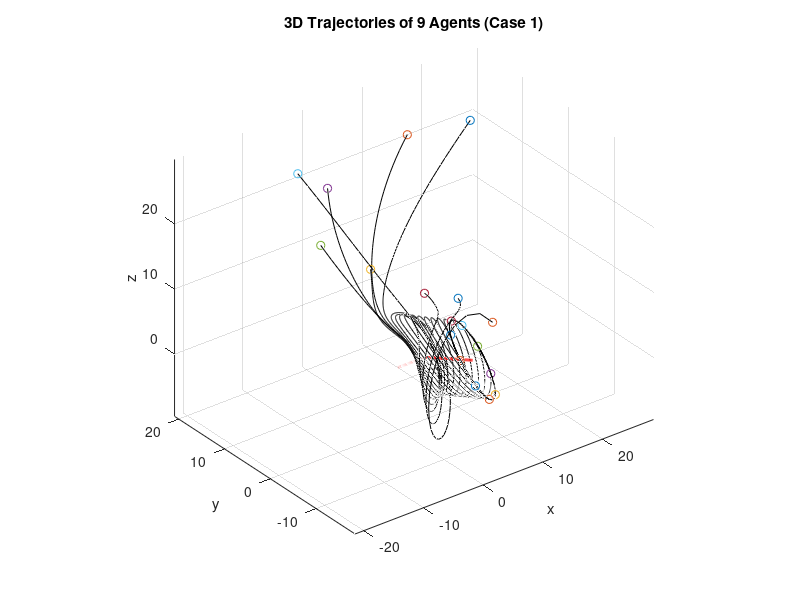

Here is the MATLAB script that generated this plot:
% Cooperative Control for Target Capturing Task
% Case 1 from Kim & Sugie (2007), Automatica 43, pp.1426–1431
% 9 agents pursuing a moving target in 3D using cyclic pursuit strategy.

clear; clc; close all;
% Parameters
n  = 9;                 % number of agents
R  = 5;                 % desired distance to target
k1 = 5; k2 = 5; k3 = 5; % controller gains
ts = 0.01;              % time step
T  = 5;                 % total simulation time
steps = T/ts;

phi_des = 0;
theta_des = 0;

% Initial conditions (Table 1)
theta0 = [0.175 0.698 1.222 1.745 2.269 2.793 3.491 4.189 4.712];
r0     = [30 25 10 20 15 30 25 20 15];
phi0   = [1.484 1.222 1.396 1.047 1.484 1.222 0.698 1.396 0.960];

theta = theta0; 
r     = r0;
phi   = phi0;

% Storage
traj = zeros(n,3,steps);  % agent positions
target = zeros(3,steps);

% Target trajectory (from paper)
% po(t) = [3t,0,0]T for 0<=t<=1.5
%       = [3t, -3(t-1.5), 0]T for 1.5<t<=3
%       = [9,-4.5,0]T for 3<t<=5
target_fun = @(t) [ ...
    (t<=1.5).*3*t + (t>1.5 & t<=3).*3*t + (t>3).*9 ; ...
    (t<=1.5).*0    + (t>1.5 & t<=3).*(-3*(t-1.5)) + (t>3).*(-4.5) ; ...
    zeros(size(t)) ];

% Initialize control laws vars
dtheta = zeros(1,n);
dphi = zeros(1,n);

% Simulation loop
for k = 1:steps
    t = (k-1)*ts;
    
    % Target position
    po = target_fun(t);
    target(:,k) = po;
    
    % Compute agent positions in Cartesian coordinates
    for i=1:n
        xi = (r(i)/2)*(cos(theta(i))+cos(phi(i)));
        yi = r(i)*sin(theta(i));
        zi = r(i)*sin(phi(i));
        traj(i,:,k) = [xi, yi, zi] + po';
    end

    % Control laws (update polar coords)
    for i=1:n-1
        dphi(i) = phi(i+1) - phi(i);
    end
    %last one is done outside of the loop
    dphi(n) =   phi(1) - phi(n) + 2*pi;

    for i=1:n-1
        dtheta(i) = theta(i+1) - theta(i);
    end
    %last one is done outside of the loop
    dtheta(n) = theta(1) - theta(n) + 2*pi;
    
    theta_dot = k1*dtheta;
    r_dot     = k2*(R - r);
    phi_dot   = k3*dphi;
    
    % Euler integration
    theta = theta + ts*theta_dot;
    r     = r + ts*r_dot;
    phi   = phi + ts*phi_dot;
end

% Plot results
% 3D trajectories
figure; hold on; grid on; axis equal
colors = lines(n);
for i=1:n
    plot3(squeeze(traj(i,1,:)), squeeze(traj(i,2,:)), squeeze(traj(i,3,:)), ...
        'Color', 'k', 'LineWidth',0.5);
    plot3(traj(i,1,1), traj(i,2,1), traj(i,3,1), 'o', 'Color', colors(i,:), 'MarkerSize',6); % start
    plot3(traj(i,1,end), traj(i,2,end), traj(i,3,end), 'o', 'Color', colors(i,:), 'MarkerSize',6); % end
end
view(3);
plot3(target(1,:),target(2,:),target(3,:),'r','LineWidth',2); % target path
xlabel('x'); ylabel('y'); zlabel('z');
title('3D Trajectories of 9 Agents (Case 1)');
hold off;

% XY projection
% figure; hold on; grid on; axis equal
% for i=1:n
%     plot(squeeze(traj(i,1,:)), squeeze(traj(i,2,:)), 'Color', colors(i,:), 'LineWidth',1.5);
%     plot(traj(i,1,1), traj(i,2,1), 'o', 'Color', colors(i,:));
%     plot(traj(i,1,end), traj(i,2,end), 's', 'Color', colors(i,:));
% end
% plot(target(1,:),target(2,:),'r','LineWidth',2);
% xlabel('x'); ylabel('y');
% title('XY Projection of Agent Trajectories (Case 1)');
